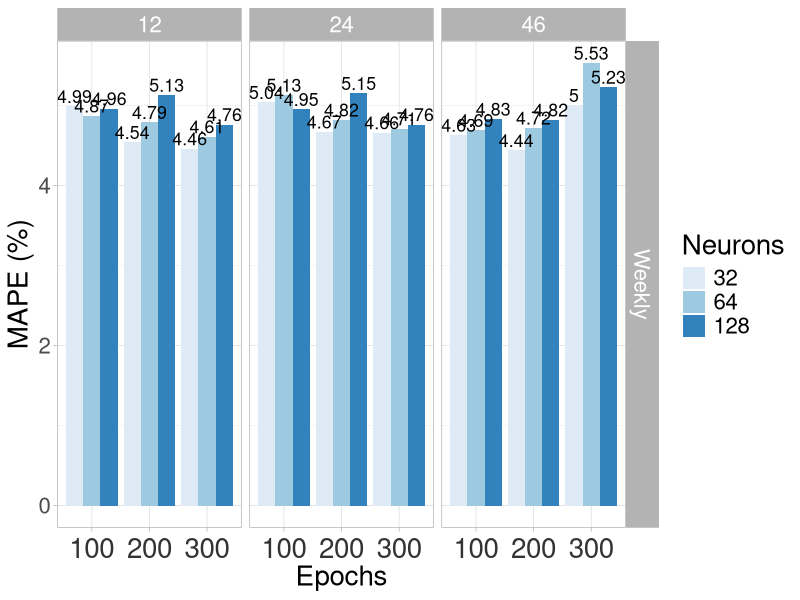
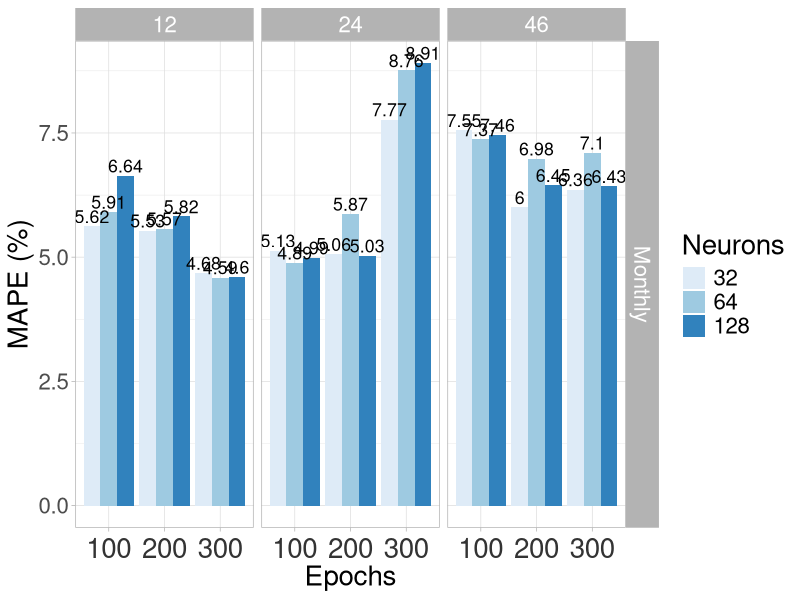
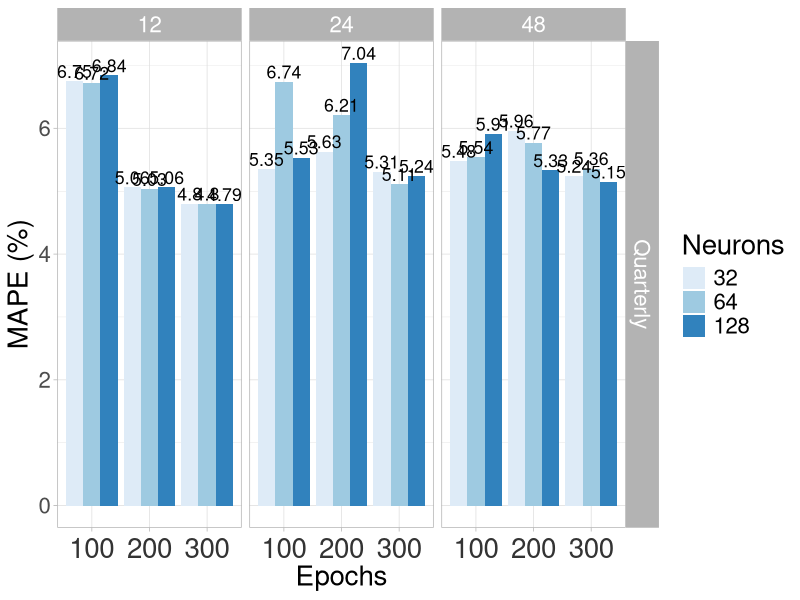

The R script that drew these images, in order:
library(readxl)
wkv <- read_excel("Weekly_BiLSTM_Results.xlsx")
mv<- read_excel("Monthly_BiLSTM_Results.xlsx")
tv<- read_excel("Trimester_BiLSTM_Results.xlsx")
test<-rbind(wkv,mv,tv)

Timeline<-1:81
Timeline[1:27]<-"Weekly"
Timeline[28:54]<-"Monthly"
Timeline[55:81]<-"Quarterly"

test$Timeline<-cbind(Timeline)

library(dplyr)
library(ggplot2)
test$Neurons = as.factor(test$Neurons)
test$Batches=as.factor(test$Batches)
test$Epochs=as.factor(test$Epochs)
test$Timeline=as.factor(test$Timeline)


test%>%filter(Timeline=="Weekly")%>% ggplot(aes(x=Epochs, y=MAPE,fill=Neurons))+ 
  geom_bar(stat = "identity", position="dodge") + 
  facet_grid(Timeline~Batches) + theme_light()+
  geom_text(aes(label = MAPE), size=4.5,
            position = position_dodge(width = 0.9), 
            vjust = -.25)+
  labs(x="Epochs", y= "MAPE (%)")+
  theme(text = element_text(size=20),
        axis.text.x = element_text(color = "grey20",size = 20,hjust = .5, 
                                   vjust = .5, face = "plain"))+
  scale_fill_brewer()


test%>%filter(Timeline=="Monthly")%>% ggplot(aes(x=Epochs, y=MAPE,fill=Neurons))+ 
  geom_bar(stat = "identity", position="dodge") + 
  facet_grid(Timeline~Batches) + theme_light()+
  geom_text(aes(label = MAPE), size=4.5,
            position = position_dodge(width = 0.9), 
            vjust = -.25)+
  theme(text = element_text(size=20),
  axis.text.x = element_text(color = "grey20",size = 20,hjust = .5, 
                             vjust = .5, face = "plain"))+
  
  labs(x="Epochs", y= "MAPE (%)")+
  scale_fill_brewer()

test%>%filter(Timeline=="Quarterly")%>% ggplot(aes(x=Epochs, y=MAPE,fill=Neurons))+ 
  geom_bar(stat = "identity", position="dodge") + 
  facet_grid(Timeline~Batches) + theme_light()+
  geom_text(aes(label = MAPE), size=4.5,
            position = position_dodge(width = 0.9), 
            vjust = -.25)+
  theme(text = element_text(size=20),
        axis.text.x = element_text(color = "grey20",size = 20,hjust = .5, 
                                   vjust = .5, face = "plain"))+
  labs(x="Epochs", y= "MAPE (%)")+
  scale_fill_brewer()
